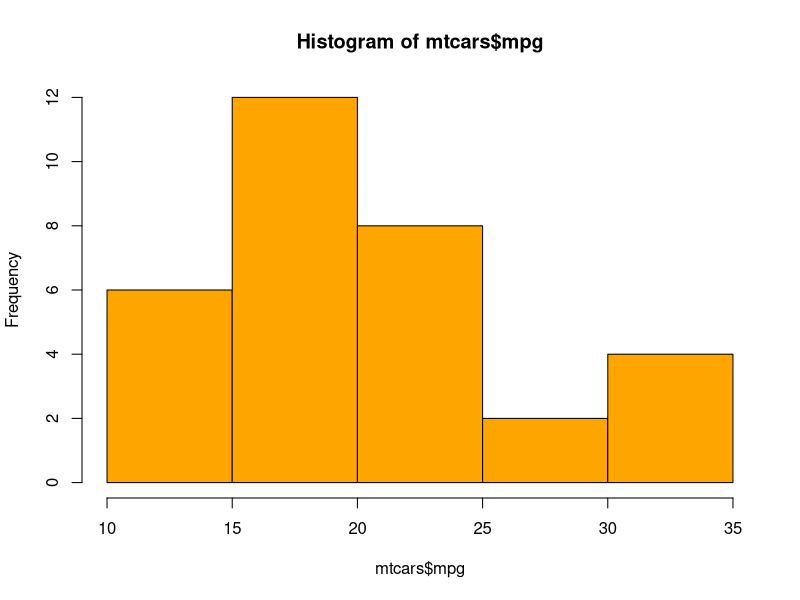
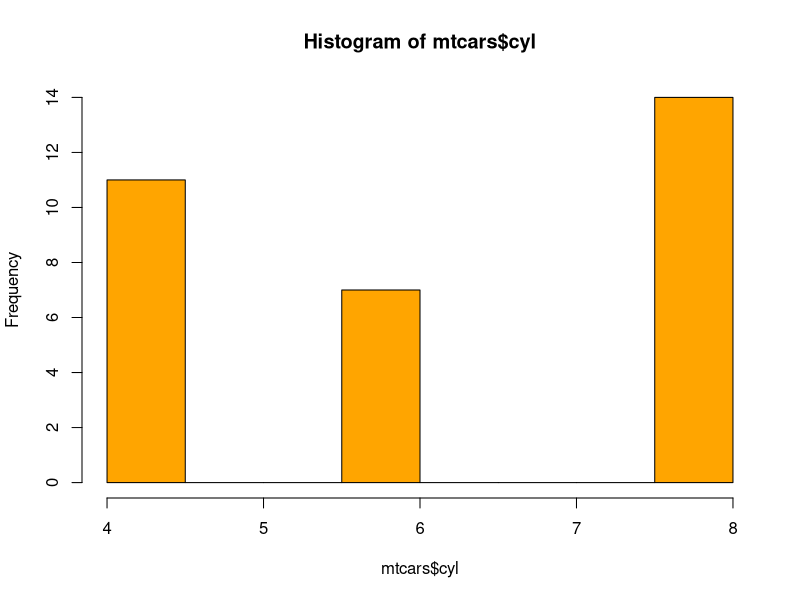
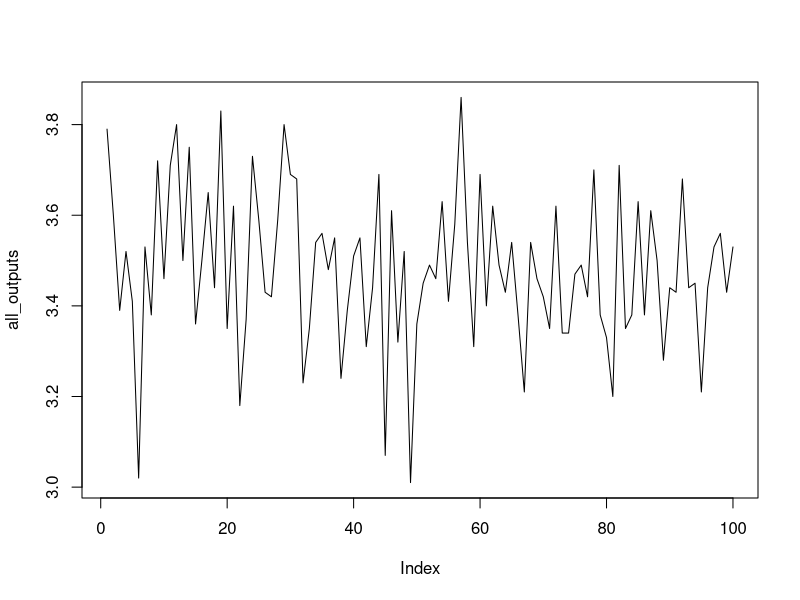
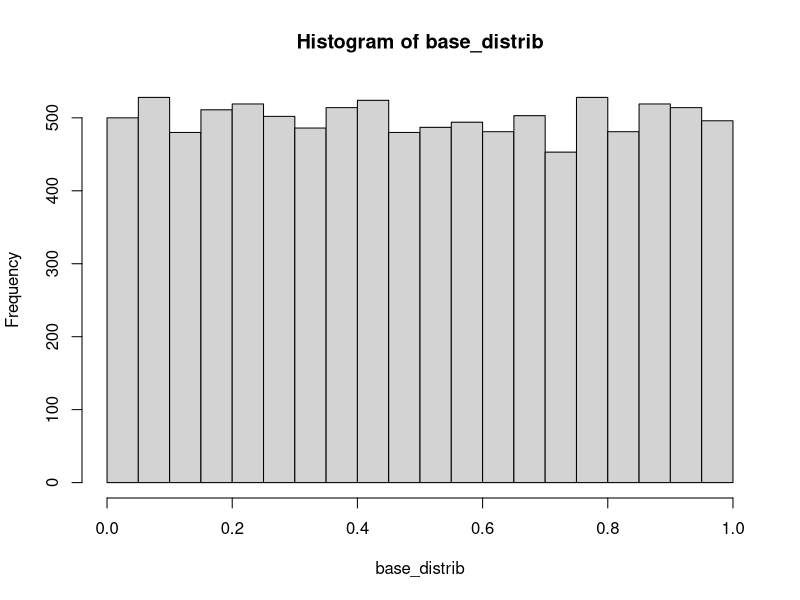
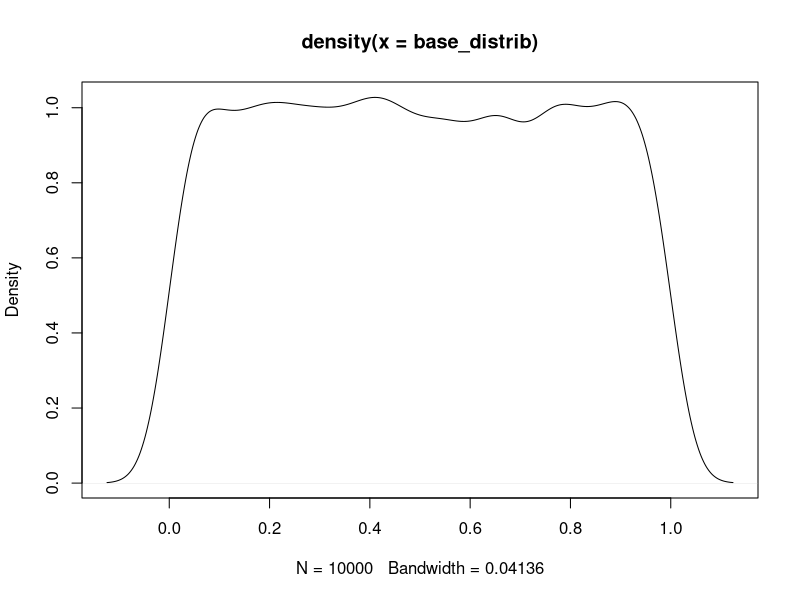
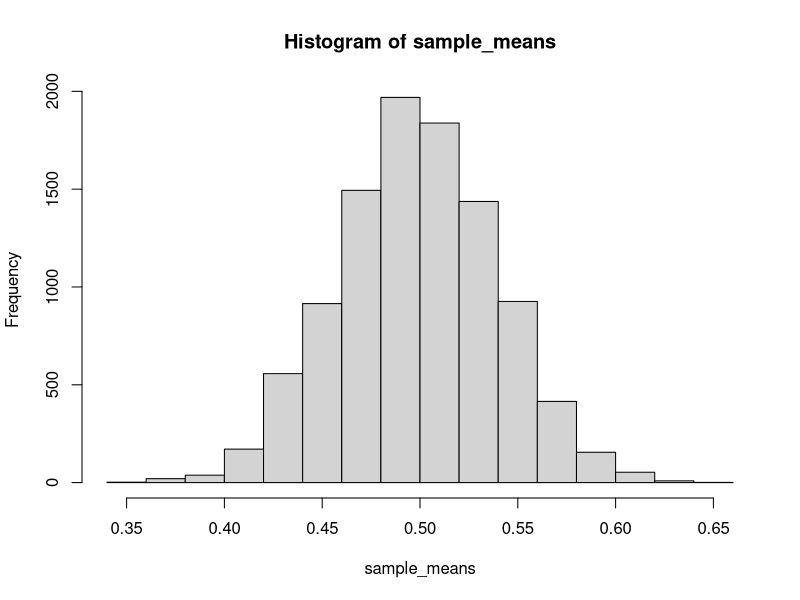
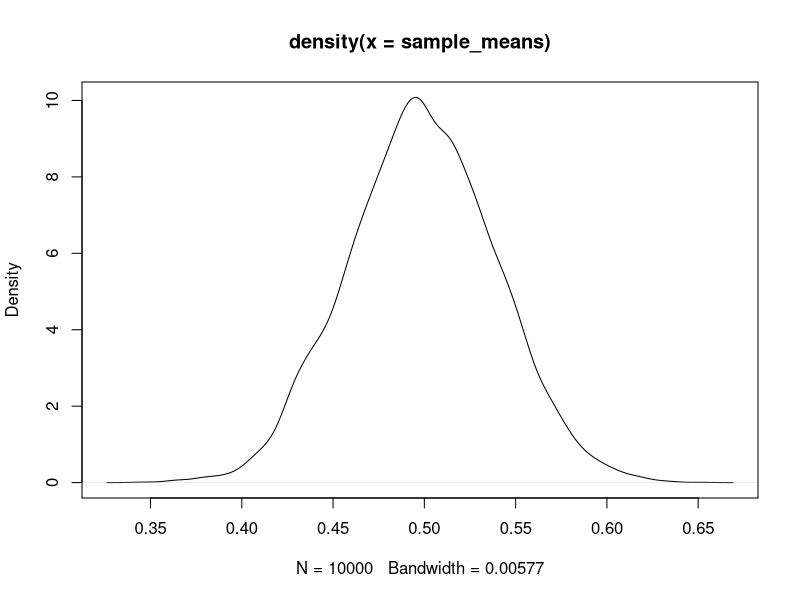

These figures' R source, in order:
setwd("C:\\Users\\igorr\\Documents\\LEARNING\\R - The Complete R Pogramming For Data Science\\my_scripts")
getwd()

# Univariate Analysis (under section of Statistical Inference)
mean(mtcars$mpg)

median(mtcars$mpg)

hist(mtcars$mpg, col = 'orange')

# for numerical variables
summary(mtcars$mpg) # statistical summary of mtcars

sd(mtcars$mpg) # standard deviation

var(mtcars$mpg) # variance

range(mtcars$mpg) # range

quantile(mtcars$mpg, c(.1, .25, 0.5, 0.75, .9)) # quantiles

sd(mtcars$mpg)/mean(mtcars$mpg) # coefficient of variation

IQR(mtcars$mpg) # Interquartile range - which is the difference between 75th and 25th %ile

# for categorical variables
table(mtcars$cyl) # frequency of different categorical variables in column 'cyl'

hist(mtcars$cyl, col = 'orange') # frequency shown in histogram


# ---------- Law of large numbers ----------------------------------------------
set <- c(1,2,3,4,5,6)

all_outputs <- c()
for (i in 1:100){
  out <- sample(set, 100, replace = T)
  all_outputs <- c(all_outputs, mean(out))
}

# expected value
mean(all_outputs)

# plot
plot(all_outputs, type = 'l')


# ---------- Central Limit Theorem ---------------------------------------------
# Uniform distribution
base_distrib <- runif(10000)

# Plot
hist(base_distrib)
plot(density(base_distrib))

# Compute Sample Means
sample_means <- c()
for(exp in 1:10000){
  samp <- sample(base_distrib, 50)
  samp_mean <- mean(samp)
  sample_means <- c(sample_means, samp_mean)
}

# Plot
hist(sample_means)
plot(density(sample_means))

# Other Distributions
base_distrib <- rchisq(1000, 10) # chi-sq
base_distrib <- rhyper(1000, 10, 7, 8) # hypergeometric


# ---------- Correlation Tests -------------------------------------------------
# Correlation
cor(mtcars$mpg, mtcars$wt)
cor(mtcars)
# cor() gives correlation score of each factor against 'mpg' in this example.
# we can see t hat variables with negative correlation (cyl, disp, hp, carb)
# have negative effect on the mileage.

# Spearman
cor(mtcars$mpg, mtcars$wt, method = 'spearman')

# Kendall's
cor(mtcars$mpg, mtcars$wt, method = 'kendall')


# Correlation Test
cor.test(mtcars$mpg, mtcars$wt, method = 'pearson')

# p-value helps us decide, if the alternative hypothesis can be rejected or not
# statistically significant has p-value of 0.05
# in this example we reject the null (alternative) hypothesis.

# mod <- lm(mpg ~ wt, data = mtcars)
# summary(mod)


# ---------- T-Test One Sample -------------------------------------------------
# Problem statement:
# A farming company wants to know if a new fertilizer has improved crop yield.
# Historic data shows the average yield of Bengal Potatoes in 20 ton per acre.
# They decide to test a new organic fertilizer on a saple of 12 different farms
# and capture the observations. Did the new fertilizer make a difference?

# One sample T-Test
x <- c(21.5, 24.5, 18.5, 17.2, 14.5, 23.2, 22.1, 20.5, 19.4, 18.1, 24.1, 18.5)

# Hypothesized mean
mu = 20.0

# Sample Mean
xbar <- mean(x)
xbar

# Standard Deviation
std <- sd(x)
std

# Standard Error
se <- std/sqrt(12) # because there are 12 observations in x
se

# T statistic
tstat <- (xbar - mu)/se
tstat

# p value
2 * pt(-1 * tstat, df = 11)

# Check by performing One Sample T-Test
t.test(x, mu = 20)

# The conclusion is the new fertilizer has no statistical relationship with
# the crop yield.


# ---------- T-Test Dependent --------------------------------------------------
# Problem statement:
# Anita is working as a Data Analyst with an e-Commerce firm that sells
# 1000's of products. She notices a strange drop in the sales volumes 
# on her employer's portal, while the overall retail industry is growing.
# She gets curious to check if the competitor is selling the products at lower
# prices. Looking at the sample data, she finds evidence of competitor selling
# the same products at lower prices, however the prices are NOT uniformly low
# across all products in sample. Anita wants statistical backing by performing
# a significance test before taking the case to the business leaders in order 
# to be considered for a full fledged initiative. Can you help her out?

# Paired t-test
a <- c(55, 35, 19, 21, 44, 61, 93, 100, 12, 51, 90) # competitor prices
b <- c(65, 43, 14, 25, 100, 99, 105, 110, 12, 48, 95) # employer prices
NROW(a)

# Difference
d <- b - a
d

# H0: Mean of the differences - 0
# H1: Mean of the differences != 0

# Mean
mu <- mean(d)
mu

# Standard Deviation
std <- sd(d)
std

# Standard Error
se <- std/sqrt(11)
se

# t statistic
tstat <- mu/se
tstat # 2.205482

# p value
2 * pt(-1*tstat, df = NROW(d)-1) # 0.05195666

# Check by performing a paired t-test
t.test(d, mu = 0)
t.test(a, b, paired = T)


# ---------- T-Test Independent ------------------------------------------------
# Sonia is working as an Information Analyst with an e-Commerce firm that sells
# retail products. She is suspicious that the rating of one of the products
# is manipulated by a group of people from a particular geography. She gathers
# two sets of the product ratings, one from a normal group and one from the 
# suspicious group. Perform a T-Test to confirm if the suspicious group indeed
# gave a significantly different rating.

# Samples
a <- c(4.5, 3.0, 4.5, 3.5, 5.0, 4.0, 3.5, 3.0, 1.0, 2.0, 4.0, 3.5, 3.0)
b <- c(4.5, 5.0, 4.0, 5.0, 4.0, 5.0, 5.0, 4.5, 4.0, 5.0, 3.5)

# Sample mean
xa <- mean(a)
xb <- mean(b)

# Sample variance
va <- var(a)
vb <- var(b)

# Number of elements
na <- length(a)
nb <- length(b)

# T Statistic
tstat = (xa - xb)/(sqrt(va/na) + (vb/nb))
tstat

# T Test
t.test(a, b)

# DOF: Welch Satterwaite Formula


# ---------- Chi-Square Test ---------------------------------------------------
# Problem statement
# An educational institution is trying to assess if students taking extra
# tuitions help in achieving 'Outstanding' grades in exams. Given data shows
# data of no. of students who attended tutitions vs. getting 'Outstanding' grades.
# Did the tuitions have an impact?

M <- as.table(rbind(c(40, 10), c(30, 40)))

dimnames(M) <- list(tuitions = c('Tuitions', 'NoTuitions'),
                    grades = c('Outstanding', 'NotOutstanding'))

Xsq <- chisq.test(M, correct = FALSE) # Prints test summary
Xsq

Xsq$observed # observed counts (same as M)
Xsq$expected # expected counts under the null
Xsq$residuals # Pearson residuals
Xsq$stdres # standardized residuals


# -------------------- ANOVA ---------------------------------------------------
# Tanaka San is experimenting with fertilizers to improve crop size. He is
# curious to know if new compound of synthetic fertilizers can affect the size
# of the tomatoes. He wants to test if the crop responds differently to any of
# the 3 fertilizers he recently produced. The size of ripened tomatoes at the
# time of harvest from samples across the 3 experiments is shown

# ANOVA computations
df <- data.frame(size = c(7,8,7,9,5,6,12,10,8,14,13,19,20,18,17),
                 farm = c('A','A','A','A','A','B','B','B','B','B','C','C','C','C','C'))

sd(c(7,8,7,9,5))
a <- c(7,8,7,9,5)
m <- mean(c(7,8,7,9,5))

sqrt(sum((a-m)^2)/4)

# Computation
x_a <- mean(df$size[df$farm == 'A']); sd_a <- sd(df$size[df$farm == 'A'])
cat(x_a, sd_a)

x_b <- mean(df$size[df$farm == 'B']); sd_b <- sd(df$size[df$farm == 'B'])
cat(x_b, sd_b)

x_c <- mean(df$size[df$farm == 'C']); sd_c <- sd(df$size[df$farm == 'C'])
cat(x_c, sd_c)

x_mean <- mean(df$size)
x_mean

# SS_b - sum of squares
ss_b <- (((x_a - x_mean)^2)*5) + (((x_b - x_mean)^2)*5) + (((x_c - x_mean)^2)*5)
ss_b

S_b <- ss_b/(3-1)
S_b
 
# SS_w
ss_w <- 4*(sd_a^2) + 4*(sd_b^2) + 4*(sd_c^2)
ss_w

# S_w
S_w <- ss_w/(15-3)
S_w

F <- S_b/S_w
F

# P value
1 - pf(F, 2, 12)


# Run ANOVA
anovamod <- aov(size ~ farm, data = df)
summary(anovamod)
# We reject the null hypothesis, that all group means are equal. 